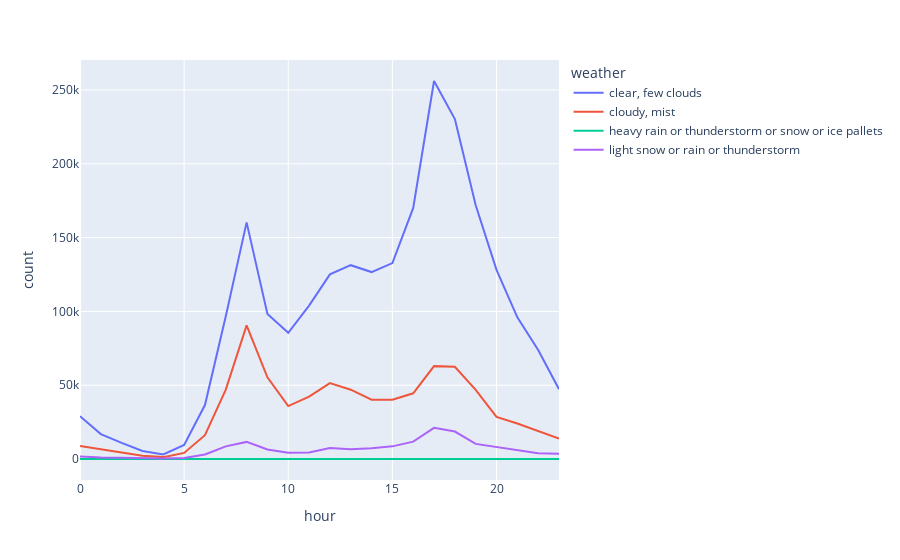

This figure's notebook cell:
### Code cell
fig = px.line(df_by_weather, x="hour", y="count", color="weather")
fig.show()

### Figure 1 — Plotly figure (JSON) as saved in the notebook; plotly's stock layout.template omitted (floating-point values rounded to 4 significant figures)
{"data": [{"hovertemplate": "weather=clear, few clouds<br>hour=%{x}<br>count=%{y}<extra></extra>", "legendgroup": "clear, few clouds", "line": {"color": "#636efa", "dash": "solid"}, "mode": "lines", "name": "clear, few clouds", "orientation": "v", "showlegend": true, "type": "scatter", "x": [0, 1, 2, 3, 4, 5, 6, 7, 8, 9, 10, 11, 12, 13, 14, 15, 16, 17, 18, 19, 20, 21, 22, 23], "xaxis": "x", "y": [29005, 16844, 10920, 5429, 3070, 9462, 36534, 96656, 160274, 98174, 85453, 103911, 125070, 131288, 126633, 132717, 170081, 256060, 230312, 171826, 128103, 95954, 73823, 47285], "yaxis": "y"}, {"hovertemplate": "weather=cloudy, mist<br>hour=%{x}<br>count=%{y}<extra></extra>", "legendgroup": "cloudy, mist", "line": {"color": "#EF553B", "dash": "solid"}, "mode": "lines", "name": "cloudy, mist", "orientation": "v", "showlegend": true, "type": "scatter", "x": [0, 1, 2, 3, 4, 5, 6, 7, 8, 9, 10, 11, 12, 13, 14, 15, 16, 17, 18, 19, 20, 21, 22, 23], "xaxis": "x", "y": [8739, 6279, 4327, 2231, 1271, 4124, 16117, 47036, 90495, 55312, 35867, 42248, 51437, 46936, 40200, 40183, 44490, 62904, 62438, 46887, 28519, 24037, 18966, 13882], "yaxis": "y"}, {"hovertemplate": "weather=heavy rain or thunderstorm or snow or ice pallets<br>hour=%{x}<br>count=%{y}<extra></extra>", "legendgroup": "heavy rain or thunderstorm or snow or ice pallets", "line": {"color": "#00cc96", "dash": "solid"}, "mode": "lines", "name": "heavy rain or thunderstorm or snow or ice pallets", "orientation": "v", "showlegend": true, "type": "scatter", "x": [0, 1, 2, 3, 4, 5, 6, 7, 8, 9, 10, 11, 12, 13, 14, 15, 16, 17, 18, 19, 20, 21, 22, 23], "xaxis": "x", "y": [0, 51, 0, 0, 0, 0, 0, 0, 0, 0, 0, 0, 0, 0, 0, 0, 25, 0, 164, 0, 0, 0, 0, 0], "yaxis": "y"}, {"hovertemplate": "weather=light snow or rain or thunderstorm<br>hour=%{x}<br>count=%{y}<extra></extra>", "legendgroup": "light snow or rain or thunderstorm", "line": {"color": "#ab63fa", "dash": "solid"}, "mode": "lines", "name": "light snow or rain or thunderstorm", "orientation": "v", "showlegend": true, "type": "scatter", "x": [0, 1, 2, 3, 4, 5, 6, 7, 8, 9, 10, 11, 12, 13, 14, 15, 16, 17, 18, 19, 20, 21, 22, 23], "xaxis": "x", "y": [1697, 982, 782, 372, 268, 683, 3054, 8550, 11582, 6496, 4293, 4357, 7448, 6659, 7353, 8553, 11732, 21094, 18611, 10246, 8156, 5573, 3831, 3600], "yaxis": "y"}], "layout": {"autosize": true, "legend": {"title": {"text": "weather"}, "tracegroupgap": 0}, "margin": {"t": 60}, "xaxis": {"anchor": "y", "autorange": true, "domain": [0, 1], "range": [0, 23], "title": {"text": "hour"}, "type": "linear"}, "yaxis": {"anchor": "x", "autorange": true, "domain": [0, 1], "range": [-14230.0, 270300.0], "title": {"text": "count"}, "type": "linear"}}}
